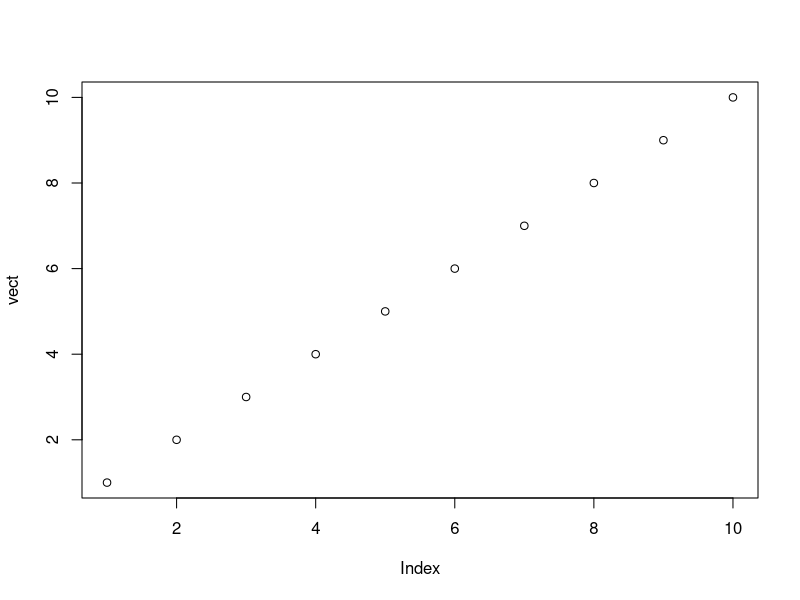

R code for this plot:
## ---- chunk 1
vect <- 1:10
vect
## ---- chunk 2
plot(vect)
